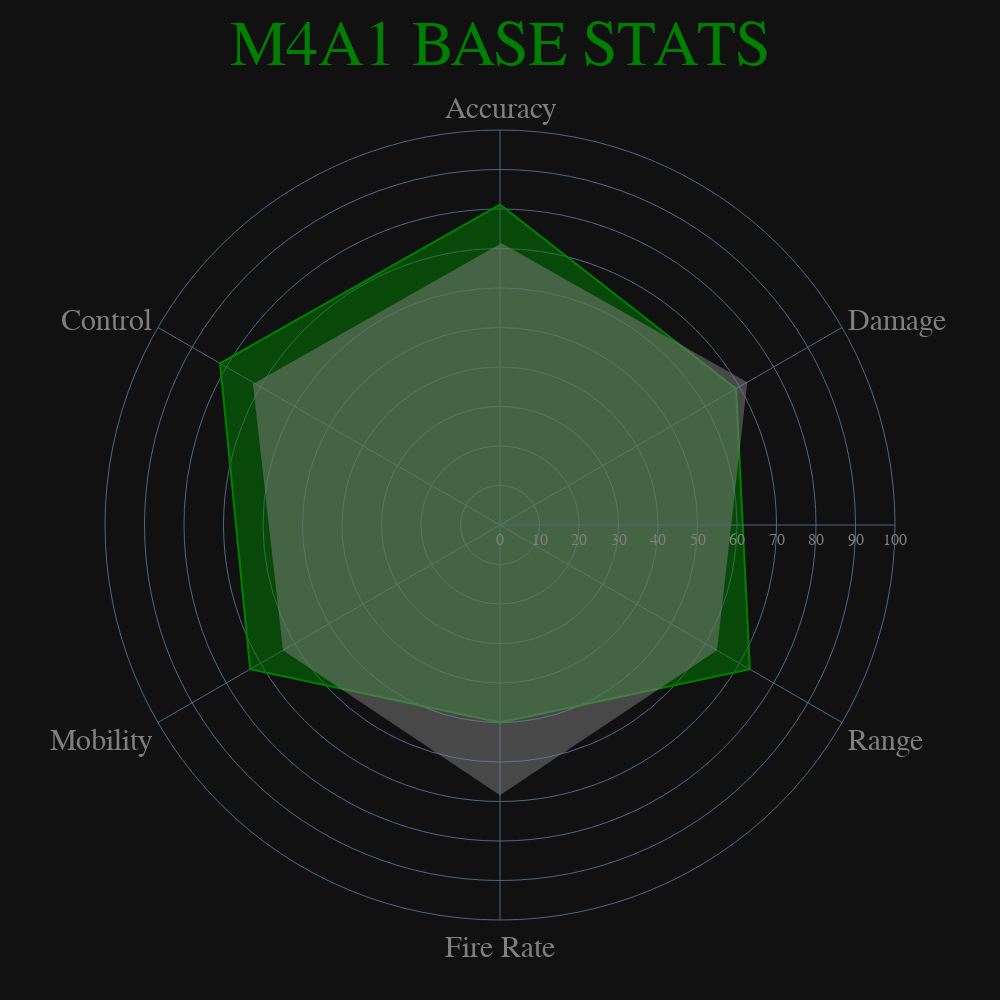

The code cell stored with this chart in its notebook:
### Code cell
fig = px.line_polar(df, 
                    r = upgrade, 
                    theta = categories, 
                    line_close = True,
                    range_r = [0,100],
                    render_mode = 'svg',
                    template = "plotly_dark",
                    width=1000,
                    height=1000,
                   )
fig.update_traces(fill='toself',line_color='green')
fig.update_layout(
    title={
        'text': "M4A1 BASE STATS",
        'y':0.98,
        'x':0.5,
        'xanchor': 'center',
        'yanchor': 'top',
        'font' : dict(
            family="Courier New, monospace",
            size=64,
            color="green"
            ),
        },
    
    font = dict(
        family = "Helvetica",
        size = 30,
        color = "gray"
        ),
    margin = {'t':130},
    polar = dict(
        radialaxis = dict(showticklabels = True, 
                          color = 'gray',
                          tickangle = 0,
                          tickfont = dict(size = 16)),
        )
    )

fig.add_trace(go.Scatterpolar(
        mode = "lines",
#         connectgasps = True,

        fillcolor = 'gray',
        line = dict(color='gray',width=3),
        opacity = 0.5,
        r = m4base,
        theta = categories,
        fill = "toself",
        showlegend=False,
        name = "BASE"))

fig.show()

### Figure 1 — Plotly figure (JSON) as saved in the notebook; plotly's stock layout.template omitted (floating-point values rounded to 4 significant figures)
{"data": [{"fill": "toself", "hovertemplate": "r=%{r}<br>theta=%{theta}<extra></extra>", "legendgroup": "", "line": {"color": "green", "dash": "solid"}, "mode": "lines", "name": "", "r": [81.13, 69, 73.03, 50, 73.03, 81.83, 81.13], "showlegend": false, "subplot": "polar", "theta": ["Accuracy", "Damage", "Range", "Fire Rate", "Mobility", "Control", "Accuracy"], "type": "scatterpolar"}, {"fill": "toself", "fillcolor": "gray", "line": {"color": "gray", "width": 3}, "mode": "lines", "name": "BASE", "opacity": 0.5, "r": ["71.13", "71.83", "63.03", "67.96", "63.03", "71.83"], "showlegend": false, "theta": ["Accuracy", "Damage", "Range", "Fire Rate", "Mobility", "Control"], "type": "scatterpolar"}], "layout": {"font": {"color": "gray", "family": "Helvetica", "size": 30}, "height": 1000, "legend": {"tracegroupgap": 0}, "margin": {"t": 130}, "polar": {"angularaxis": {"direction": "clockwise", "rotation": 90}, "domain": {"x": [0, 1], "y": [0, 1]}, "radialaxis": {"color": "gray", "range": [0, 100], "showticklabels": true, "tickangle": 0, "tickfont": {"size": 16}}}, "title": {"font": {"color": "green", "family": "Courier New, monospace", "size": 64}, "text": "M4A1 BASE STATS", "x": 0.5, "xanchor": "center", "y": 0.98, "yanchor": "top"}, "width": 1000}}
